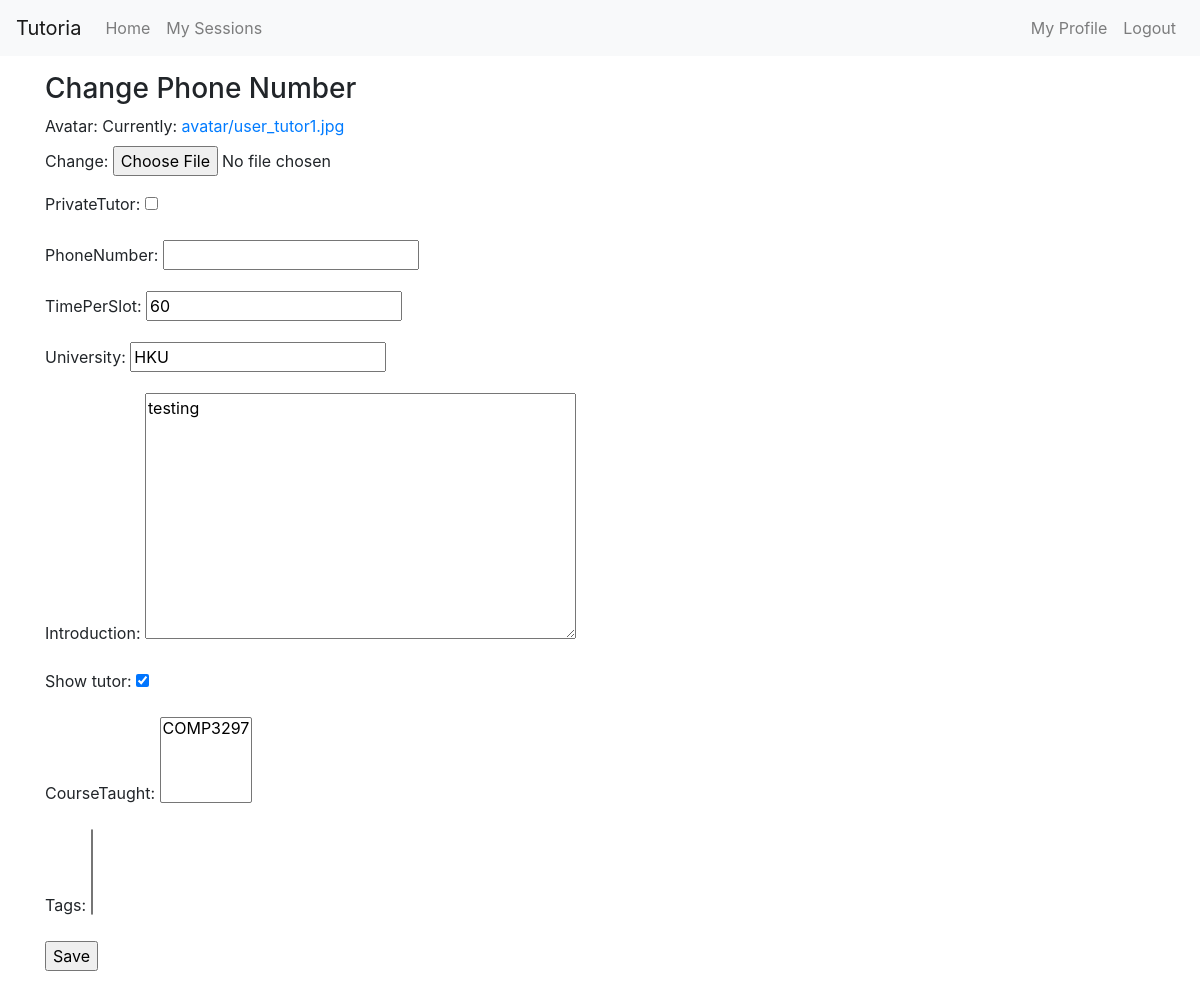
Before: /tutors/myprofile/changephonenumber/ (signed in) with the older database file.
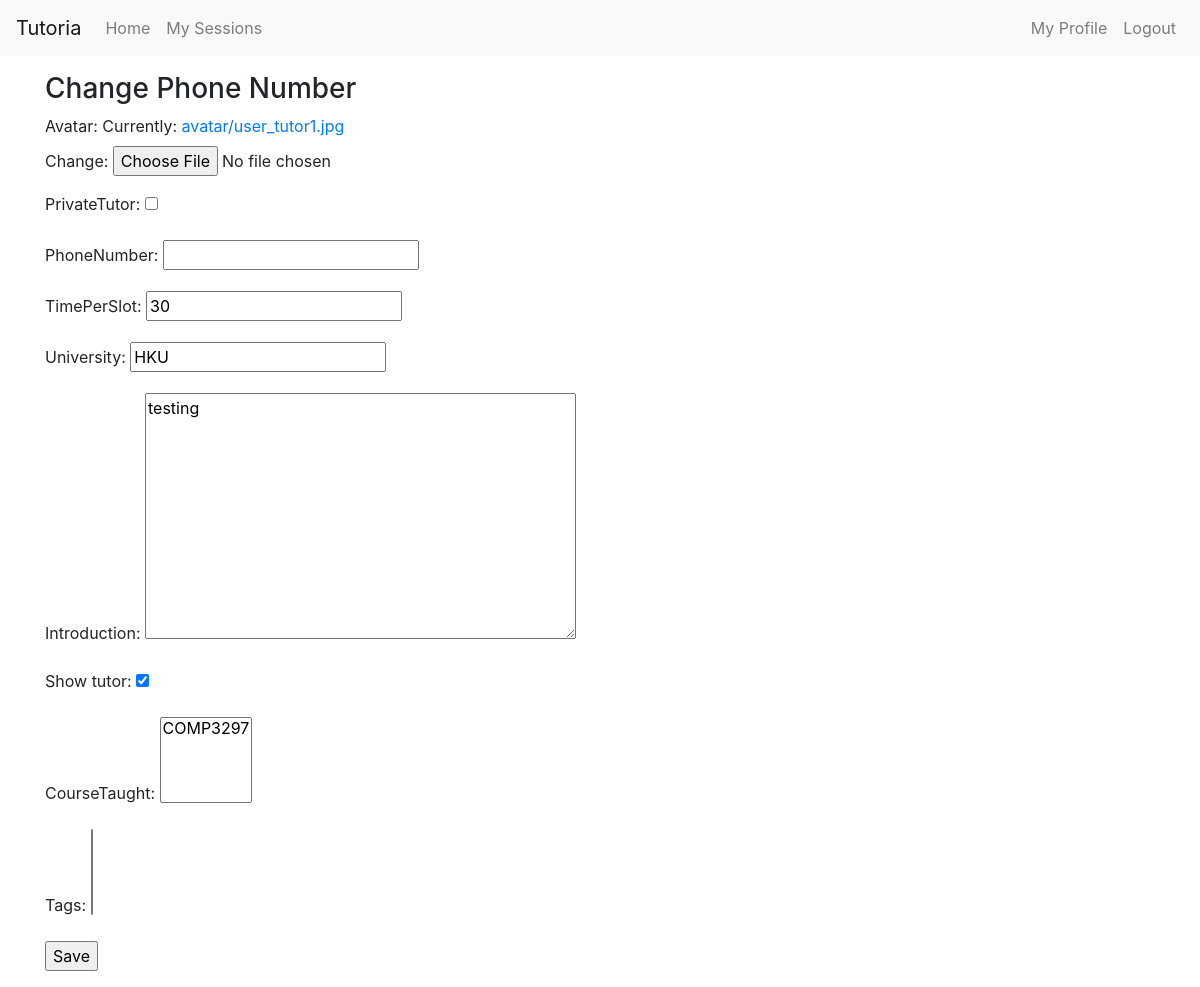
After: the same page with the newer database file.
### tutors/models.py (models this page shows, shortened)
class Tutor(models.Model):
    tutor = models.OneToOneField(User, on_delete=models.CASCADE) #extends User class
    privateTutor = models.BooleanField(default=False)
    timePerSlot = models.PositiveIntegerField(default=60)
    university = models.CharField(max_length=50, blank=True)
    phoneNumber = models.CharField(max_length=8, blank=True)
    avatar = models.ImageField(upload_to=user_directory_path)
    introduction = models.TextField(max_length=100, blank=True)
    hourlyRate = models.PositiveIntegerField(default=0)
    wallet = models.PositiveIntegerField(default=0)
    rating = models.PositiveIntegerField(default=0)
    rate_time = models.PositiveIntegerField(default=0)
    show_tutor = models.BooleanField(default=True, blank=True)
    courseTaught = models.ManyToManyField(Course)
    tags = models.ManyToManyField(Tag)

### tutors/views.py (the view)
class ChangePhoneNumber(SuccessMessageMixin,UpdateView):
    model = Tutor
    fields = ['avatar','privateTutor','phoneNumber', 'timePerSlot','university', 'introduction','show_tutor','courseTaught','tags']
    template_name = 'changeTutorPhoneNumber.html'
    template_name_suffix = '_update_form'
    success_message = 'Successfully saved!!!!'
    def get_object(self, **kwargs):
        return Tutor.objects.get(tutor__username=self.request.user.username)

### Tutoria/context_processors.py (called while the page is built)
def base_template_name_context_processor(request):
    base_template_name = 'base.html'
    if request.user.is_authenticated():
        if Tutor.objects.filter(tutor=request.user):
            base_template_name = 'base_tutor.html'
    return {
        'base_template_name': base_template_name,
    }

### tutors/models.py (called while the page is built)
    def __str__(self):
        return self.course_code

### tutors/templates/changeTutorPhoneNumber.html
{% extends base_template_name %}
{% block content %}
  <h3>Change Phone Number</h3>
  <form action="" method="post" enctype="multipart/form-data">{% csrf_token %}
      {{ form.as_p }}
      <p> <input type="submit" value="Save" /> </p>
  </form>
{% endblock %}

Changed rows visible on the page:
changed Tutor "HKU": timePerSlot "60" → "30"
